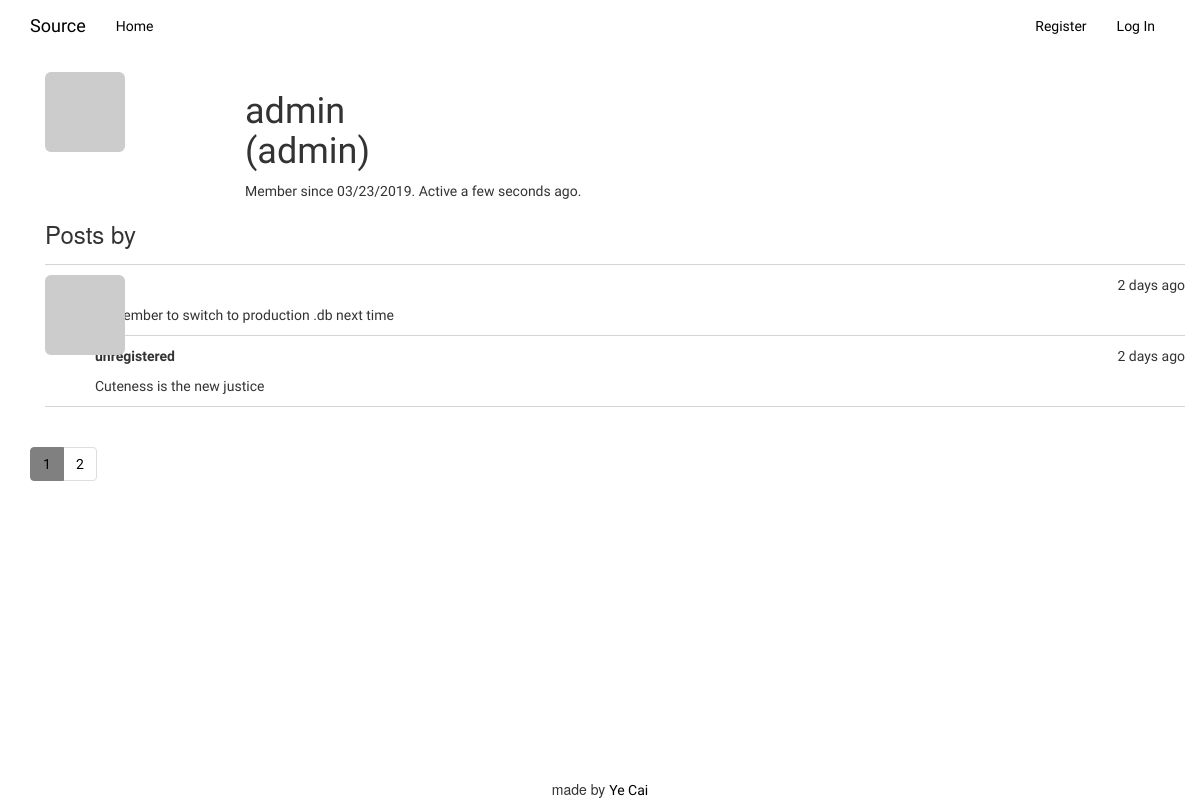
The app's page /usr/admin, older data.
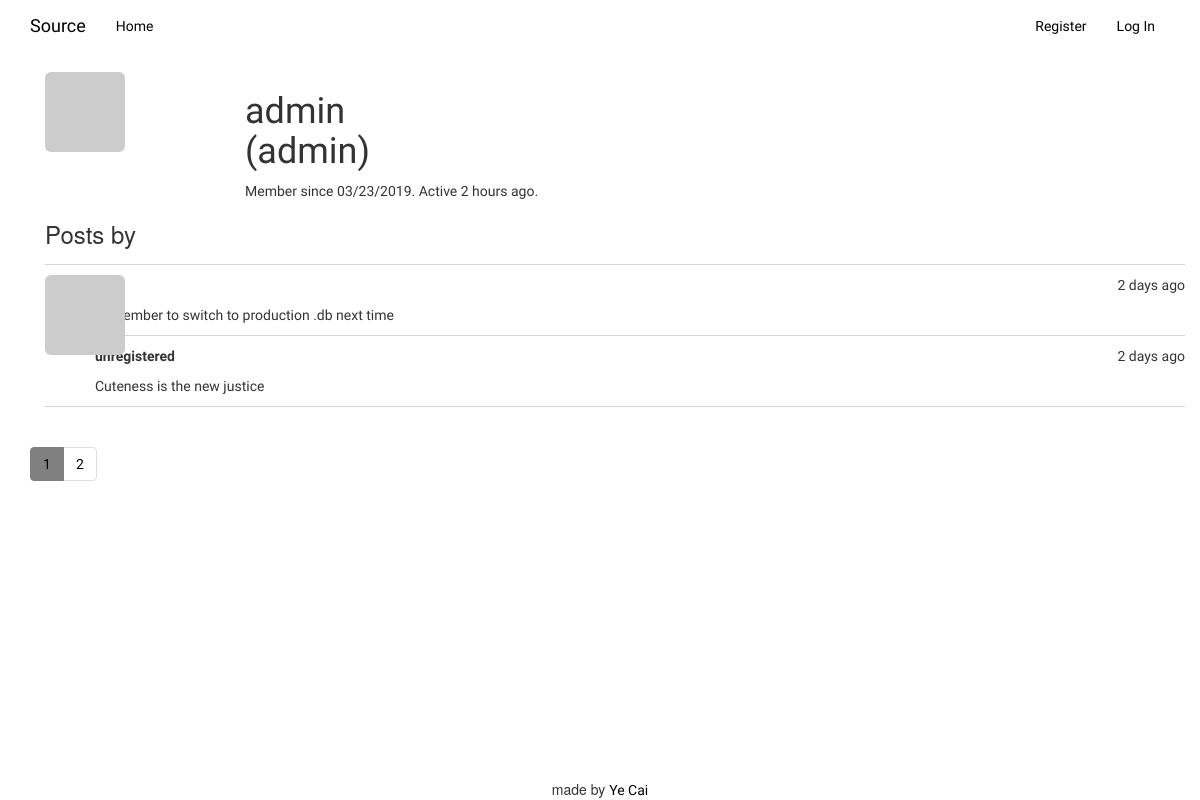
The same page, newer data.
### app/models.py (models this page shows, shortened)
class User(UserMixin, db.Model):
    __tablename__ = 'users'
    id = db.Column(db.Integer, primary_key=True)
    username = db.Column(db.String(64), unique=True, index=True)
    role_id = db.Column(db.Integer, db.ForeignKey('roles.id'))
    email = db.Column(db.String(64), unique=True, index=True)
    password_hash = db.Column(db.String(128))
    confirmed = db.Column(db.Boolean, default=False)
    about_me = db.Column(db.Text())
    full_name = db.Column(db.String(64))
    location = db.Column(db.String(64))
    member_since = db.Column(db.DateTime(), default=datetime.utcnow)
    last_seen = db.Column(db.DateTime(), default=datetime.utcnow)
    avatar_hash = db.Column(db.String(32))
    posts = db.relationship('Post', backref='author', lazy='dynamic')
    @property
    def password(self):
        raise AttributeError('Password is the top secret!')
    def gravatar_hash(self):
        return hashlib.md5(self.email.lower().encode('utf-8')).hexdigest()
    def gravatar(self, size=100, default='identicon', rating='g'):
        if request.is_secure:
            url = 'https://secure.gravatar.com/avatar'
        else:
            url = 'http://www.gravatar.com/avatar'
        hash = self.avatar_hash or self.gravatar_hash()
        return '{url}/{hash}?s={size}&d={default}&r={rating}'.format(
            url=url, hash=hash, size=size, default=default, rating=rating)

### app/main/views.py (the view)
@main.route('/usr/<username>')
def user(username):
    user = User.query.filter_by(username=username).first_or_404()
    page = request.args.get('page', 1, type=int)
    pagination = Post.query.order_by(Post.timestamp.desc()).paginate(
        page, per_page=current_app.config['POSTS_PER_PAGE'], error_out=False)
    posts = pagination.items
    return render_template('user.html', user=user, posts=posts,
                           pagination=pagination)

### app/auth/views.py (called while the page is built)
@auth.before_app_request
def before_request():
    if current_user.is_authenticated:
        current_user.ping()
        if not current_user.confirmed\
            and request.endpoint\
            and request.blueprint != 'auth'\
            and request.endpoint != 'static':
                return redirect(url_for('auth.unconfirmed'))

### app/templates/user.html (shortened to what this page needs)
{% extends "base.html" %}
{% block page_content %}
    <div class="container">
        <img class="img-rounded profile-thumbnail" src="{{ user.gravatar(size=128) }}">
        <div class="profile-header">
            <h1>{{ user.username }}{% if user.is_adminstrator %}<p>(admin)</p>{% endif %}
            </h1>
            <p>
                Member since {{ moment(user.member_since).format('L')}}.
                Active {{ moment(user.last_seen).fromNow() }}.
            </p>
        </div>
    <h3>Posts by {{ user.usrename }}</h3>
    {% include '_posts.html' %}
    </div>
{% endblock %}

Row changes from the older to the newer data that the page shows:
changed User "admin": last_seen "a few seconds ago" → "2 hours ago"
